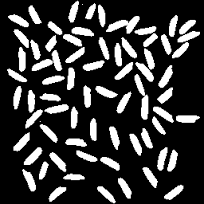
//> input picture tonbo_task/images.png, 204 x 204 px
$ ./task_1 images.png   (built with g++ and OpenCV 4)
//> lines starting //> are read from the running program, lines starting //| are printed output that depends on the picture; after the words box and inside, x2 and y2 are one past the last pixel; in counts of white or black regions, pixels touching at a corner belong together
#include <opencv2/opencv.hpp>
#include <iostream>
#include <bits/stdc++.h>
using namespace cv;
using namespace std;

void blob_detect(unsigned char** img,int rows,int cols)
{
	char** visited;
	visited=new char*[rows];
	for (int i = 0; i < rows; ++i)
	{
		visited[i]=new char[cols];
		for (int j = 0; j < cols; ++j)
		{
			visited[i][j]=-1;
		}
	}

	deque<Point> q;
	int count=1;
	for (int i = 1; i < rows-1; ++i)
	{
		for (int j = 1; j < cols-1; ++j)
		{
			if((int)img[i][j]==255 && (int)visited[i][j]==-1)
			{
				int m=i,n=j;
				q.push_back(Point(m,n));
				visited[m][n]=0;
				while(1)
				{
					for(int k=-1;k<2;k++)
					{
						for (int l = -1; l < 2; ++l)
						{
							if(img[m+k][n+l]==255 && (int)visited[m+k][n+l]==-1)
							{
								q.push_back(Point(m+k,n+l));
								visited[m+k][n+l]=0;
							}
						}
					}
					visited[q.front().x][q.front().y]=count;
					q.pop_front();
					if(q.empty()!=true)
					{
						m=q.front().x;
						n=q.front().y;
					}
					else
						break;
				}
				count++;
			}
		}
	}
	cout<<"Number of blobs = "<<count-1<<endl;
	Mat blobs(rows,cols,CV_8UC3,Scalar(0,0,0));
	for (int k = 1; k <=count; ++k)
	{
		int a=rand()%k;
		int b=rand()%k;
		int c=rand()%k;
		for (int i = 0; i < rows; ++i)
		{
			for (int j = 0; j < cols; ++j)
			{
				if(k==(int)visited[i][j])
				{
					blobs.at<Vec3b>(i,j)[0]=255/(a+1);
					blobs.at<Vec3b>(i,j)[1]=255/(b+1);
					blobs.at<Vec3b>(i,j)[2]=255/(c+1);
				}
			}
		}
	}

	imshow("colored blobs",blobs);
}
Mat binarize(const Mat img)
{
	Mat img_binary(img.rows,img.cols,CV_8UC1,Scalar(0));
	for (int i = 0; i < img.rows; ++i)
	{
		for (int j = 0; j < img.cols ; ++j)
		{
			if(img.at<uchar>(i,j)>100)
				img_binary.at<uchar>(i,j)=255;
		}
	}
	imshow("binary",img_binary);
	return img_binary;
}
int main(int argc,char** argv)
{
	if(argc<2)
	{
		cout<<"enter the image path"<<endl;
	    return 0;
	}

	unsigned char **image;
	Mat img=imread(argv[1],CV_LOAD_IMAGE_GRAYSCALE);
//> img is the input picture: 204 rows x 204 cols, CV_8UC1; min 0, max 255, mean 56.8
	imshow("blobs",img);

	Mat binary=binarize(img);
//> after the loop in binarize, `for (int i = 0; i < img.rows; ++i)`:
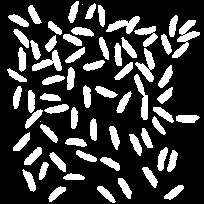
//> img_binary: 204 rows x 204 cols, CV_8UC1; 23.4% white; 66 white regions (2 under 20 px), largest, box (x1, y1, x2, y2) and area: (172, 20, 200, 58) 393, (135, 48, 155, 82) 296, (106, 16, 140, 34) 281

	image=new unsigned char*[img.rows];

	for (int i = 0; i < img.rows; ++i)
	{
		image[i]=new unsigned char[img.cols];
		for (int j = 0; j < img.cols; ++j)
		{
			image[i][j]=binary.at<uchar>(i,j);
		}
	}

	blob_detect(image,img.rows,img.cols);
//> the loop in blob_detect, `for (int i = 1; i < rows-1; ++i)` made 202 passes
//> count on passes 1 to 3: 2, 2, 3
//> after the loop in blob_detect, `for (int i = 1; i < rows-1; ++i)`: q = 0 items; count = 67
//| Number of blobs = 66
//> the loop in blob_detect, `for (int k = 1; k <=count; ++k)` made 67 passes
//> after the loop in blob_detect, `for (int k = 1; k <=count; ++k)`:
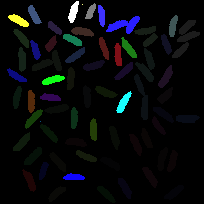
//> blobs: 204 rows x 204 cols, CV_8UC3; mean B, G, R 10.8, 9.3, 7.4
	waitKey(0);
}
